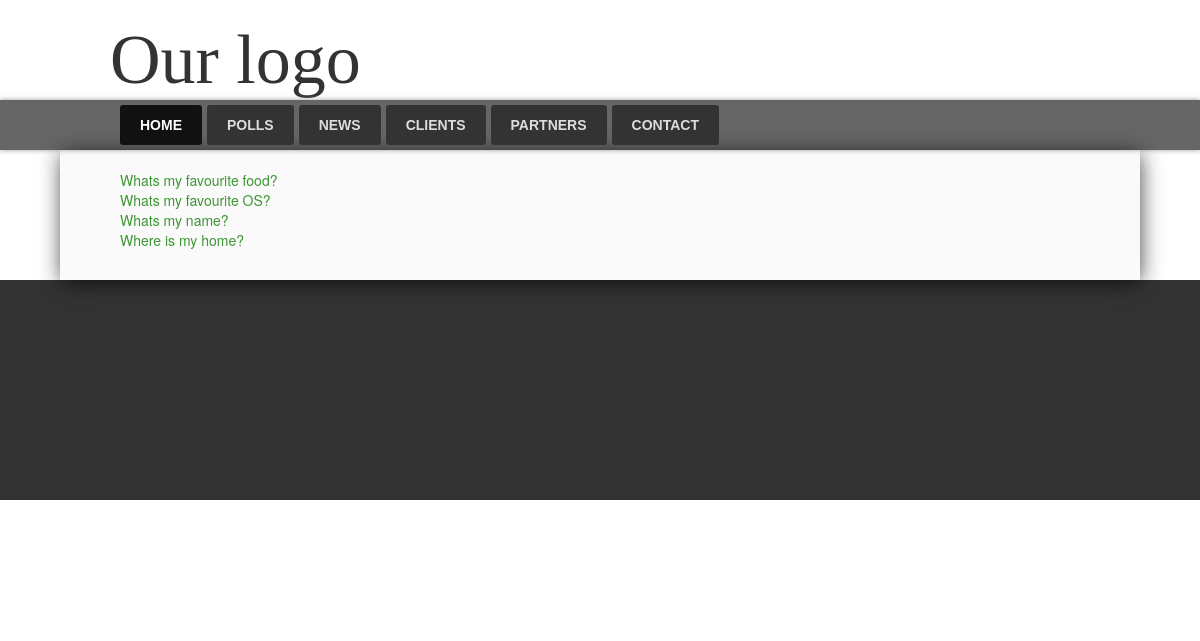
Screenshot of /polls/ with the database file from the repository.
### polls/models.py (models this page shows, shortened)
class Poll(models.Model):
    question = models.CharField(max_length=200)
    pub_date = models.DateTimeField('date published')

### polls/views.py (the view)
class IndexView(generic.ListView):
    template_name = 'polls/index.html'
    context_object_name = 'latest_poll_list'
    def get_queryset(self):
        return Poll.objects.order_by('-pub_date')[:5]

### polls/templates/polls/index.html (shortened to what this page needs)
{% extends "base.html" %}
{% load staticfiles %}
{% block content %}
        <div id = "content_div">
            {% if latest_poll_list %}
                <ul>
                {% for poll in latest_poll_list %}
                    <li><a href="{% url 'polls:detail' poll.id %}">{{ poll.question }}</a></li>
                {% endfor %}
                </ul>
            {% else %}
                <p>No polls are available.</p>
            {% endif %}
        </div>
{% endblock content %}

### static/site/css/main.css (style rules this page uses)
a:link, a:visited, a:active { color: #3c9632; text-decoration: none; outline:none; }
ol, ul { list-style: none; }
body { overflow-y: scroll; }
body { background: white url("images/noisebg.png") repeat; }

### rows the page displays
Poll: question "Whats my favourite food?"
Poll: question "Whats my favourite OS?"
Poll: question "Whats my name?"
Poll: question "Where is my home?"
